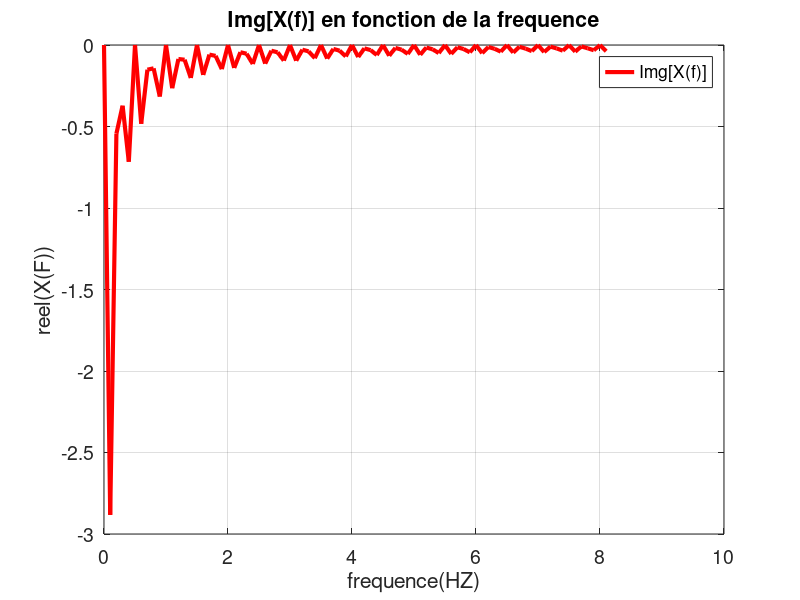

This figure's MATLAB source:
df=0.1;fs=250 ;dt=1/fs ;
t=-2:1/250:2;
j=sqrt(-1);
f=-4:df:4;
X=0;
n=0:1:length(f);
for k=1:length(t)
X=X+dt*exp(-2*j*pi*n*df*k*1/250);
end
out=X;
plot(n*df,real(X),'r','linewidth',3);
grid on; 
set(gca,'fontsize',14);
legend('Re[x(f)]');
title('Re[X(f)] en fonction de la frequence')
xlabel('Re[X(f)]');
ylabel('reel(X(F))');
plot(n*df,imag(X),'r','linewidth',3);
grid on; 
set(gca,'fontsize',14);
legend('Img[X(f)]');
title('Img[X(f)] en fonction de la frequence')
xlabel('frequence(HZ)');
ylabel('reel(X(F))');
